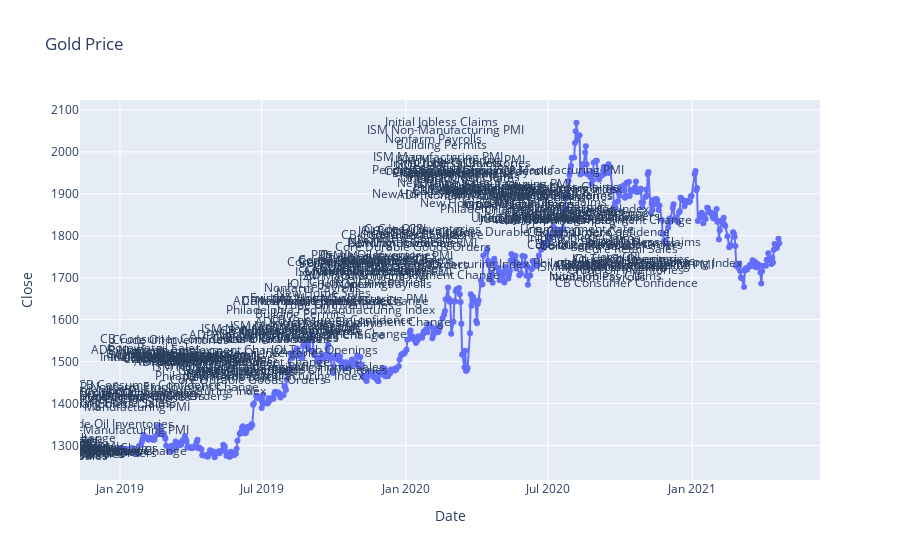

Source (notebook cell):
### Code cell
import plotly.express as px

fig = px.line(data, x="Date", y="Close", title='Gold Price',text   ='Description')
fig.show()

### Figure 1 — Plotly figure (JSON) as saved in the notebook; plotly's stock layout.template omitted (floating-point values rounded to 4 significant figures; data arrays with more than 128 entries replaced by an {"elided": "..."} marker saying what was removed)
{"data": [{"hovertemplate": "Date=%{x}<br>Close=%{y}<br>Description=%{text}<extra></extra>", "legendgroup": "", "line": {"color": "#636efa", "dash": "solid"}, "marker": {"symbol": "circle"}, "mode": "text+markers+lines", "name": "", "orientation": "v", "showlegend": false, "text": {"elided": "580 str values"}, "type": "scatter", "x": {"elided": "580 str values"}, "xaxis": "x", "y": {"elided": "580 float values"}, "yaxis": "y"}], "layout": {"legend": {"tracegroupgap": 0}, "title": {"text": "Gold Price"}, "xaxis": {"anchor": "y", "domain": [0, 1], "title": {"text": "Date"}}, "yaxis": {"anchor": "x", "domain": [0, 1], "title": {"text": "Close"}}}}
